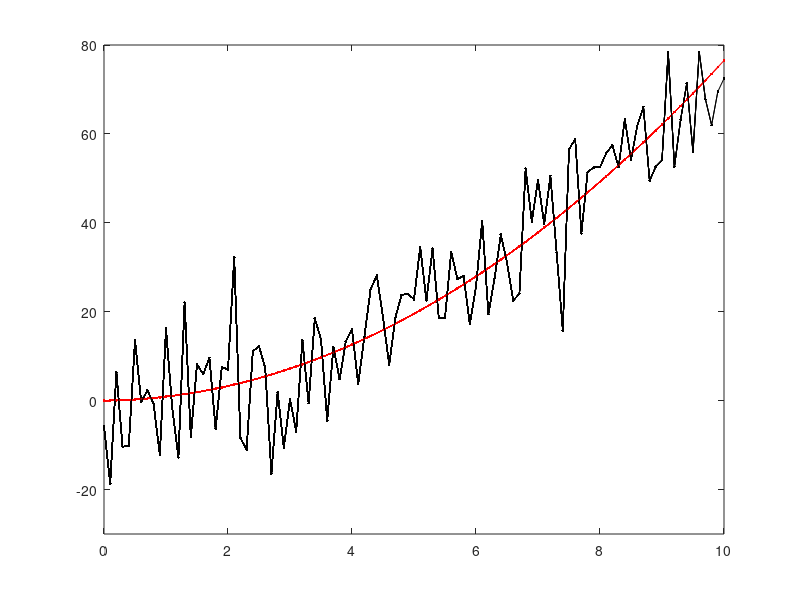

The MATLAB script that drew this image: (Note: this script raises an error after producing the figure.)
% written by StudentDave 
%for licensing and usage questions 
%email scienceguy5000 at gmail. com

%Bayesian Ninja tracking Quail using kalman filter

clear all
%% define our meta-variables (i.e. how long and often we will sample)
duration = 10  %how long the Quail flies
dt = .1;  %The Ninja continuously looks for the birdy,
%but we'll assume he's just repeatedly sampling over time at a fixed interval

%% Define update equations (Coefficent matrices): A physics based model for where we expect the Quail to be [state transition (state + velocity)] + [input control (acceleration)]
A = [1 dt; 0 1] ; % state transition matrix:  expected flight of the Quail (state prediction)
B = [dt^2/2; dt]; %input control matrix:  expected effect of the input accceleration on the state.
C = [1 0]; % measurement matrix: the expected measurement given the predicted state (likelihood)
%since we are only measuring position (too hard for the ninja to calculate speed), we set the velocity variable to
%zero.

%% define main variables
u = 1.5; % define acceleration magnitude
Q= [0; 0]; %initized state--it has two components: [position; velocity] of the Quail
Q_estimate = Q;  %x_estimate of initial location estimation of where the Quail is (what we are updating)
QuailAccel_noise_mag = 0.05; %process noise: the variability in how fast the Quail is speeding up (stdv of acceleration: meters/sec^2)
NinjaVision_noise_mag = 10;  %measurement noise: How mask-blinded is the Ninja (stdv of location, in meters)
Ez = NinjaVision_noise_mag^2;% Ez convert the measurement noise (stdv) into covariance matrix
Ex = QuailAccel_noise_mag^2 * [dt^4/4 dt^3/2; dt^3/2 dt^2]; % Ex convert the process noise (stdv) into covariance matrix
P = Ex; % estimate of initial Quail position variance (covariance matrix)

%% initize result variables
% Initialize for speed
Q_loc = []; % ACTUAL Quail flight path
vel = []; % ACTUAL Quail velocity
Q_loc_meas = []; % Quail path that the Ninja sees


%% simulate what the Ninja sees over time
figure(2);clf
figure(1);clf
for t = 0 : dt: duration

    % Generate the Quail flight
    QuailAccel_noise = QuailAccel_noise_mag * [(dt^2/2)*randn; dt*randn];
    Q= A * Q+ B * u + QuailAccel_noise;
    % Generate what the Ninja sees
    NinjaVision_noise = NinjaVision_noise_mag * randn;
    y = C * Q+ NinjaVision_noise;
    Q_loc = [Q_loc; Q(1)];
    Q_loc_meas = [Q_loc_meas; y];
    vel = [vel; Q(2)];
    %iteratively plot what the ninja sees
    plot(0:dt:t, Q_loc, '-r.')
    plot(0:dt:t, Q_loc_meas, '-k.')
    axis([0 10 -30 80])
    hold on
    
end

%plot theoretical path of ninja that doesn't use kalman
plot(0:dt:t, smooth(Q_loc_meas), '-g.')

%plot velocity, just to show that it's constantly increasing, due to
%constant acceleration
%figure(2);
%plot(0:dt:t, vel, '-b.')


%% Do kalman filtering
%initize estimation variables
Q_loc_estimate = []; %  Quail position estimate
vel_estimate = []; % Quail velocity estimate
Q= [0; 0]; % re-initized state
P_estimate = P;
P_mag_estimate = [];
predic_state = [];
predic_var = [];
for t = 1:length(Q_loc)
    % Predict next state of the quail with the last state and predicted motion.
    Q_estimate = A * Q_estimate + B * u;
    predic_state = [predic_state; Q_estimate(1)] ;
    %predict next covariance
    P = A * P * A' + Ex;
    predic_var = [predic_var; P] ;
    % predicted Ninja measurement covariance
    % Kalman Gain
    K = P*C'*inv(C*P*C'+Ez);
    % Update the state estimate.
    Q_estimate = Q_estimate + K * (Q_loc_meas(t) - C * Q_estimate);
    % update covariance estimation.
    P =  (eye(2)-K*C)*P;
    %Store for plotting
    Q_loc_estimate = [Q_loc_estimate; Q_estimate(1)];
    vel_estimate = [vel_estimate; Q_estimate(2)];
    P_mag_estimate = [P_mag_estimate; P(1)]
end

% Plot the results
figure(2);
tt = 0 : dt : duration;
plot(tt,Q_loc,'-r.',tt,Q_loc_meas,'-k.', tt,Q_loc_estimate,'-g.');
axis([0 10 -30 80])


%plot the evolution of the distributions
figure(3);clf
for T = 1:length(Q_loc_estimate)
clf
    x = Q_loc_estimate(T)-5:.01:Q_loc_estimate(T)+5; % range on x axis
      
    %predicted next position of the quail     
    hold on
    mu = predic_state(T); % mean
    sigma = predic_var(T); % standard deviation
    y = normpdf(x,mu,sigma); % pdf
    y = y/(max(y));
    hl = line(x,y,'Color','m'); % or use hold on and normal plot
       
    %data measured by the ninja
    mu = Q_loc_meas(T); % mean
    sigma = NinjaVision_noise_mag; % standard deviation
    y = normpdf(x,mu,sigma); % pdf
    y = y/(max(y));
    hl = line(x,y,'Color','k'); % or use hold on and normal plot
    
    %combined position estimate
    mu = Q_loc_estimate(T); % mean
    sigma = P_mag_estimate(T); % standard deviation
    y = normpdf(x,mu,sigma); % pdf
    y = y/(max(y));
    hl = line(x,y, 'Color','g'); % or use hold on and normal plot
    axis([Q_loc_estimate(T)-5 Q_loc_estimate(T)+5 0 1]);     

    
    %actual position of the quail
    plot(Q_loc(T)); 
    ylim=get(gca,'ylim');
    line([Q_loc(T);Q_loc(T)],ylim.','linewidth',2,'color','b');
    legend('state predicted','measurement','state estimate','actual Quail position')
    
end